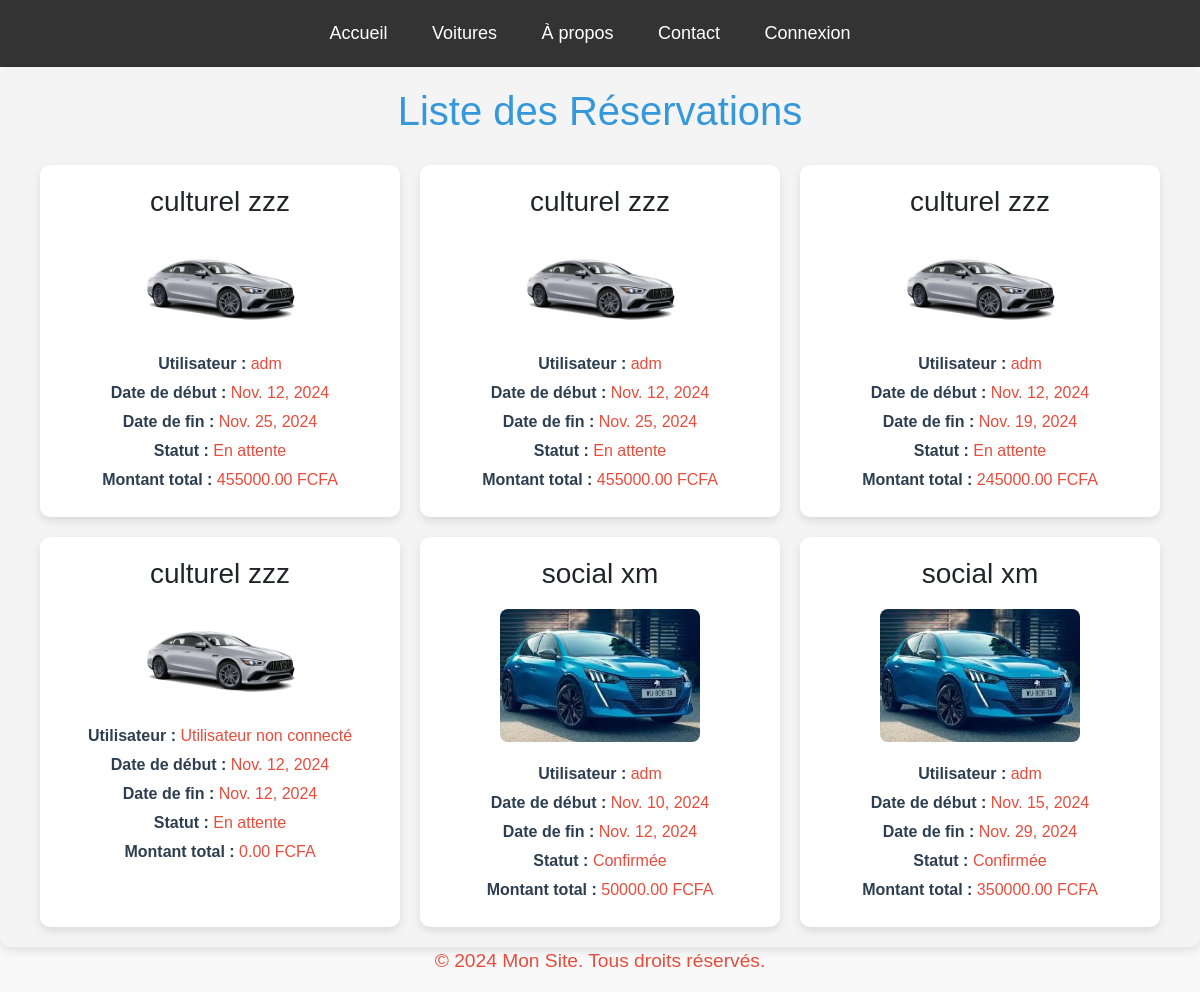
/reservations/, run on the app's committed database.
### cars/models.py (models this page shows, shortened)
class Reservation(models.Model):
    voiture = models.ForeignKey(Voiture, on_delete=models.CASCADE)
    utilisateur = models.ForeignKey(User, on_delete=models.SET_NULL, null=True, blank=True)
    date_debut = models.DateField()
    date_fin = models.DateField()
    statut = models.CharField(max_length=50, choices=[('En attente', 'En attente'), ('Confirmée', 'Confirmée'), ('Annulée', 'Annulée')], default='En attente')
    montant_total = models.DecimalField(max_digits=10, decimal_places=2)

class Voiture(models.Model):
    marque = models.ForeignKey(Marque, on_delete=models.CASCADE)
    modele = models.CharField(max_length=100)
    annee = models.IntegerField()
    couleur = models.CharField(max_length=50)
    description = models.TextField()
    image = models.ImageField(upload_to='voitures/')
    prix_par_jour = models.DecimalField(max_digits=10, decimal_places=2)
    kilometrage = models.IntegerField()
    carburant = models.CharField(max_length=50)
    disponibilite = models.BooleanField(default=True)

class Marque(models.Model):
    nom = models.CharField(max_length=100)

### cars/views.py (the view)
# urls.py: path('reservations/', views.reservation_list, name='reservation_list'),  # Vérifiez que ce nom existe
def reservation_list(request):
    reservations = Reservation.objects.all()
    for reservation in reservations:
        if reservation.utilisateur is None:
            reservation.utilisateur_nom = "Utilisateur non connecté"
        else:
            reservation.utilisateur_nom = reservation.utilisateur.username
    return render(request, 'cars/reservation_list.html', {'reservations': reservations})

### cars/templates/cars/reservation_list.html (shortened to what this page needs)
{% extends 'base.html' %}
{% load static %}
{% block content %}
<div class="reservation-list-container">
    <h1>Liste des Réservations</h1>
    {% if reservations %}
    <div class="reservation-list">
        {% for reservation in reservations %}
        <div class="reservation-card">
            <div class="car-info">
                <h3>{{ reservation.voiture.marque.nom }} {{ reservation.voiture.modele }}</h3>
                <img src="{{ reservation.voiture.image.url }}" alt="{{ reservation.voiture.modele }}" class="reservation-car-image">
            </div>
            <div class="reservation-details">
                <p><strong>Utilisateur :</strong> {{ reservation.utilisateur_nom }}</p>
                <p><strong>Date de début :</strong> {{ reservation.date_debut }}</p>
                <p><strong>Date de fin :</strong> {{ reservation.date_fin }}</p>
                <p><strong>Statut :</strong> {{ reservation.statut }}</p>
                <p><strong>Montant total :</strong> {{ reservation.montant_total }} FCFA</p>
            </div>
        </div>
        {% endfor %}
    </div>
    {% else %}
    <p>Aucune réservation disponible pour le moment.</p>
    {% endif %}
</div>
{% endblock %}

### static/css/style.css (style rules this page uses)
h1 { text-align: center; font-size: 2.5em; margin-bottom: 20px; color: #2c3e50; }
* { margin: 0; padding: 0; box-sizing: border-box; }
body { font-family: 'Arial', sans-serif; background-color: #f9f9f9; }
.reservation-list-container { max-width: 1200px; margin: 0 auto; padding: 20px; background-color: #f4f4f4; border-radius: 10px; box-shadow: 0 4px 10px rgba(0, 0, 0, 0.1); }
.reservation-list-container h1 { font-size: 2.5rem; text-align: center; color: #3498db; margin-bottom: 30px; }
.reservation-list { display: grid; grid-template-columns: repeat(auto-fit, minmax(300px, 1fr)); gap: 20px; padding: 0 20px; }
.reservation-card { background-color: white; border-radius: 10px; box-shadow: 0 4px 8px rgba(0, 0, 0, 0.1); padding: 20px; display: flex; flex-direction: column; }
.car-info { display: flex; flex-direction: column; align-items: center; margin-bottom: 15px; }
.reservation-car-image { width: 100%; max-width: 200px; border-radius: 8px; object-fit: cover; margin-top: 10px; }
.reservation-details p { font-size: 1rem; margin: 5px 0; }
.reservation-details strong { color: #2c3e50; }
p { text-align: center; font-size: 1.2rem; color: #e74c3c; }

### data on the page
Reservation: voiture.marque.nom "culturel", voiture.modele "zzz", voiture.image (picture), utilisateur_nom "adm", date_debut "Nov. 12, 2024", date_fin "Nov. 25, 2024", statut "En attente", montant_total "455000.00"
Reservation: voiture.marque.nom "culturel", voiture.modele "zzz", voiture.image (picture), utilisateur_nom "adm", date_debut "Nov. 12, 2024", date_fin "Nov. 25, 2024", statut "En attente", montant_total "455000.00"
Reservation: voiture.marque.nom "culturel", voiture.modele "zzz", voiture.image (picture), utilisateur_nom "adm", date_debut "Nov. 12, 2024", date_fin "Nov. 19, 2024", statut "En attente", montant_total "245000.00"
Reservation: voiture.marque.nom "culturel", voiture.modele "zzz", voiture.image (picture), utilisateur_nom "Utilisateur non connecté", date_debut "Nov. 12, 2024", date_fin "Nov. 12, 2024", statut "En attente", montant_total "0.00"
Reservation: voiture.marque.nom "social", voiture.modele "xm", voiture.image (picture), utilisateur_nom "adm", date_debut "Nov. 10, 2024", date_fin "Nov. 12, 2024", statut "Confirmée", montant_total "50000.00"
Reservation: voiture.marque.nom "social", voiture.modele "xm", voiture.image (picture), utilisateur_nom "adm", date_debut "Nov. 15, 2024", date_fin "Nov. 29, 2024", statut "Confirmée", montant_total "350000.00"
